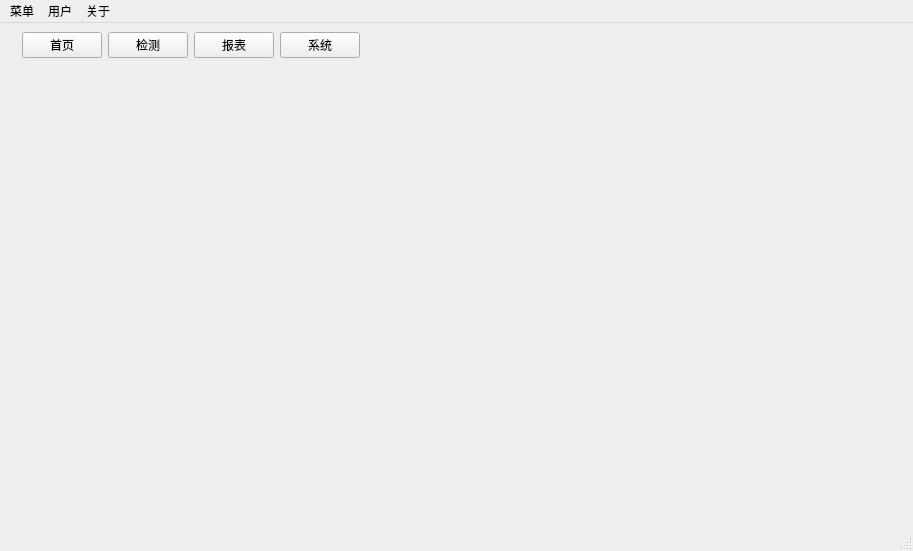
<?xml version="1.0" encoding="UTF-8"?>
<ui version="4.0">
 <class>MainWindow</class>
 <widget class="QMainWindow" name="MainWindow">
  <property name="geometry">
   <rect>
    <x>0</x>
    <y>0</y>
    <width>913</width>
    <height>551</height>
   </rect>
  </property>
  <property name="windowTitle">
   <string>检测系统</string>
  </property>
  <widget class="QWidget" name="centralwidget">
   <property name="maximumSize">
    <size>
     <width>16777215</width>
     <height>16777215</height>
    </size>
   </property>
   <layout class="QVBoxLayout" name="verticalLayout">
    <item>
     <layout class="QHBoxLayout" name="horizontalLayout">
      <item>
       <widget class="QLabel" name="label_logo">
        <property name="maximumSize">
         <size>
          <width>32</width>
          <height>32</height>
         </size>
        </property>
        <property name="text">
         <string/>
        </property>
        <property name="pixmap">
         <pixmap resource="../resource/res.qrc">:/png/logo.png</pixmap>
        </property>
        <property name="scaledContents">
         <bool>true</bool>
        </property>
        <property name="wordWrap">
         <bool>false</bool>
        </property>
       </widget>
      </item>
      <item>
       <widget class="QPushButton" name="pushButton_info">
        <property name="maximumSize">
         <size>
          <width>16777215</width>
          <height>34</height>
         </size>
        </property>
        <property name="text">
         <string>首页</string>
        </property>
        <property name="icon">
         <iconset resource="../resource/res.qrc">
          <normaloff>:/png/info.png</normaloff>:/png/info.png</iconset>
        </property>
        <property name="iconSize">
         <size>
          <width>24</width>
          <height>24</height>
         </size>
        </property>
       </widget>
      </item>
      <item>
       <widget class="QPushButton" name="pushButton_detect">
        <property name="maximumSize">
         <size>
          <width>16777215</width>
          <height>34</height>
         </size>
        </property>
        <property name="text">
         <string>检测</string>
        </property>
        <property name="icon">
         <iconset resource="../resource/res.qrc">
          <normaloff>:/png/detect.png</normaloff>:/png/detect.png</iconset>
        </property>
        <property name="iconSize">
         <size>
          <width>24</width>
          <height>24</height>
         </size>
        </property>
       </widget>
      </item>
      <item>
       <widget class="QPushButton" name="pushButton_data">
        <property name="maximumSize">
         <size>
          <width>16777215</width>
          <height>34</height>
         </size>
        </property>
        <property name="text">
         <string>报表</string>
        </property>
        <property name="icon">
         <iconset resource="../resource/res.qrc">
          <normaloff>:/png/data.png</normaloff>:/png/data.png</iconset>
        </property>
        <property name="iconSize">
         <size>
          <width>24</width>
          <height>24</height>
         </size>
        </property>
       </widget>
      </item>
      <item>
       <widget class="QPushButton" name="pushButton_system">
        <property name="maximumSize">
         <size>
          <width>16777215</width>
          <height>34</height>
         </size>
        </property>
        <property name="text">
         <string>系统</string>
        </property>
        <property name="icon">
         <iconset resource="../resource/res.qrc">
          <normaloff>:/png/system.png</normaloff>:/png/system.png</iconset>
        </property>
        <property name="iconSize">
         <size>
          <width>24</width>
          <height>24</height>
         </size>
        </property>
       </widget>
      </item>
      <item>
       <spacer name="horizontalSpacer">
        <property name="orientation">
         <enum>Qt::Orientation::Horizontal</enum>
        </property>
        <property name="sizeHint" stdset="0">
         <size>
          <width>40</width>
          <height>20</height>
         </size>
        </property>
       </spacer>
      </item>
      <item>
       <widget class="QLabel" name="label_user">
        <property name="maximumSize">
         <size>
          <width>28</width>
          <height>28</height>
         </size>
        </property>
        <property name="text">
         <string/>
        </property>
        <property name="pixmap">
         <pixmap resource="../resource/res.qrc">:/png/user.png</pixmap>
        </property>
        <property name="scaledContents">
         <bool>true</bool>
        </property>
       </widget>
      </item>
     </layout>
    </item>
    <item>
     <widget class="QStackedWidget" name="stackedWidget">
      <property name="currentIndex">
       <number>3</number>
      </property>
      <widget class="QWidget" name="page_info"/>
      <widget class="QWidget" name="page_detect"/>
      <widget class="QWidget" name="page_data"/>
      <widget class="QWidget" name="page_system"/>
     </widget>
    </item>
   </layout>
  </widget>
  <widget class="QMenuBar" name="menubar">
   <property name="geometry">
    <rect>
     <x>0</x>
     <y>0</y>
     <width>913</width>
     <height>33</height>
    </rect>
   </property>
   <widget class="QMenu" name="menu">
    <property name="title">
     <string>菜单</string>
    </property>
   </widget>
   <widget class="QMenu" name="menu_2">
    <property name="title">
     <string>用户</string>
    </property>
   </widget>
   <widget class="QMenu" name="menu_3">
    <property name="title">
     <string>关于</string>
    </property>
   </widget>
   <addaction name="menu"/>
   <addaction name="menu_2"/>
   <addaction name="menu_3"/>
  </widget>
  <widget class="QStatusBar" name="statusbar"/>
 </widget>
 <resources>
  <include location="../resource/res.qrc"/>
 </resources>
 <connections/>
</ui>
